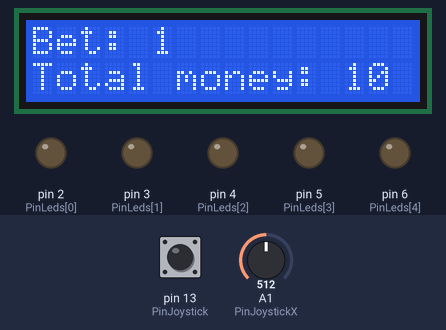
Bench run of a sketch on a simulated Arduino Uno, built with avr-gcc and run on an emulated ATmega328P. Shown: 16×2 character LCD, output pins drawn as LEDs (lit = HIGH). The inputs (shaded band) are chosen by the test bench; at power-on: pin 13 (PinJoystick) HIGH, A1 (PinJoystickX) = 512. Random numbers use the default seed unless the sketch sets one.

Above: at 1.2 s.
1.3 s: pin 13 (PinJoystick) pulled LOW for 0.15 s
At 4.4 s:
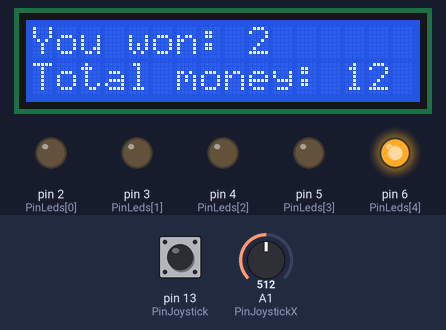
5.9 s: A1 (PinJoystickX) set to 511
8.3 s: pin 13 (PinJoystick) pulled LOW for 1 s
At 12.0 s:
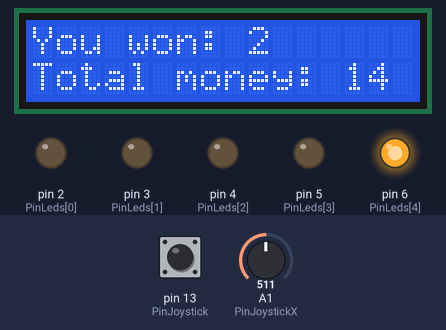
12.3 s: A1 (PinJoystickX) set to 900
At 14.7 s:
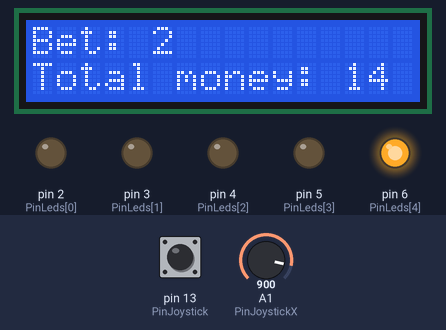
Timing chart, 0 to 16.2 s (numbered marks = the images above; inputs shaded):
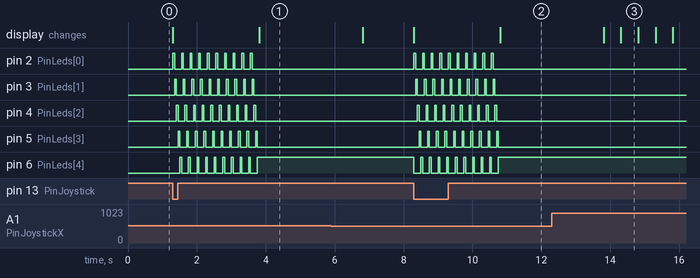

Measured:
- after the input at 1.3 s, pin 2 (PinLeds[0]): alternates HIGH for 0.05 s and LOW for 0.20 s, 20 changes in all, then stays LOW, starting at once; pin 3 (PinLeds[1]): alternates HIGH for 0.05 s and LOW for 0.20 s, 20 changes in all, then stays LOW, starting after 0.05 s
- after the input at 8.3 s, pin 2 (PinLeds[0]): alternates HIGH for 0.05 s and LOW for 0.20 s, 20 changes in all, then stays LOW, starting at once; pin 3 (PinLeds[1]): alternates HIGH for 0.05 s and LOW for 0.20 s, 20 changes in all, then stays LOW, starting after 0.05 s
- what the display in image 3 shows lasts 0.5 s, from 14.3 s to 14.8 s

The sketch:

Betting_Game.ino
```cpp
#include <LiquidCrystal.h>

LiquidCrystal lcd(7, 8, 9, 10, 11, 12);

const int NumLeds = 5;
const int PinLeds[NumLeds] = {2,3,4,5,6};
const int PinJoystick = 13;
const int PinJoystickX = A1;

const int JOYX_LEFT = 400;
const int JOYX_RIGHT = 623;

long randNumber;
long moneyEarnings;
long totalMoney;
long betAmount;

void setup(){
  betAmount = 1;
  totalMoney = 10;

  lcd.begin(16,2);
  for(int i = 0; i < NumLeds; i++){
    pinMode(PinLeds[i], OUTPUT);
  }
  pinMode(PinJoystick, INPUT);
  digitalWrite(PinJoystick, HIGH);
  randomSeed(analogRead(0));
}

void loop(){
  int xVal = analogRead(PinJoystickX);
  if(xVal < JOYX_LEFT && betAmount > 1){
    betAmount -= 1;
    delay(500);
  }
  else if(xVal > JOYX_RIGHT){
    betAmount += 1;
    delay(500);
  }

  lcd.setCursor(0, 0);
  lcd.print("Bet: ");
  lcd.print(betAmount);
  lcd.setCursor(0, 1);
  lcd.print("Total money: ");
  lcd.print(totalMoney);

  if (digitalRead(PinJoystick) == LOW){ // When clicked
  randNumber = 0 + randNumber;
  lcd.clear();
  digitalWrite(PinLeds[randNumber],LOW); // Turn of rand led from previous round
    for(int repeat = 0; repeat < 10; repeat++){ // Animation left to right
      	for(int i = 0; i < NumLeds; i ++){
        digitalWrite(PinLeds[i], HIGH);
        delay(50);
        digitalWrite(PinLeds[i],LOW);
      }
    }
  randNumber = random(5); // Chooses the led
  digitalWrite(PinLeds[randNumber],HIGH); // Turns on the led
  moneyEarnings = (randNumber - 2) * betAmount;
  if(moneyEarnings >= 0){
    lcd.print("You won: ");
    lcd.print(moneyEarnings);
  }
  else{
    lcd.print("You lost: ");
    lcd.print(moneyEarnings);
  }
  totalMoney = totalMoney + moneyEarnings;
  lcd.setCursor(0, 1);
  lcd.print("Total money: ");
  lcd.print(totalMoney);
  delay(3000);
  lcd.clear();
  }
}
```
